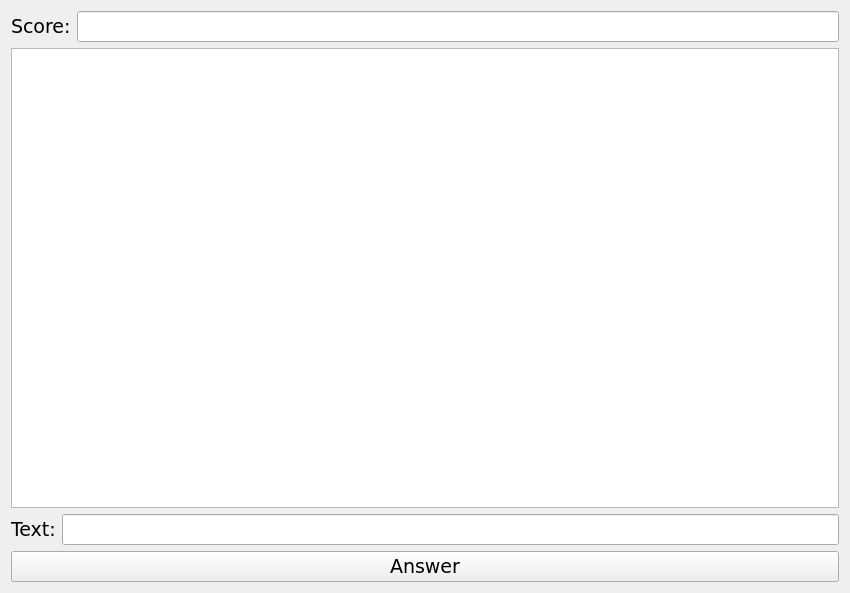
<?xml version="1.0" encoding="UTF-8"?>
<ui version="4.0">
 <class>Participant_window</class>
 <widget class="QWidget" name="Participant_window">
  <property name="geometry">
   <rect>
    <x>0</x>
    <y>0</y>
    <width>850</width>
    <height>593</height>
   </rect>
  </property>
  <property name="font">
   <font>
    <family>DejaVu Sans</family>
    <pointsize>14</pointsize>
   </font>
  </property>
  <property name="windowTitle">
   <string>Form</string>
  </property>
  <layout class="QVBoxLayout" name="verticalLayout">
   <item>
    <layout class="QFormLayout" name="formLayout">
     <item row="0" column="0">
      <widget class="QLabel" name="label">
       <property name="text">
        <string>Score:</string>
       </property>
      </widget>
     </item>
     <item row="0" column="1">
      <widget class="QLineEdit" name="score_lineEdit">
       <property name="readOnly">
        <bool>true</bool>
       </property>
      </widget>
     </item>
    </layout>
   </item>
   <item>
    <widget class="QListWidget" name="questions_listWidget"/>
   </item>
   <item>
    <layout class="QFormLayout" name="formLayout_2">
     <item row="0" column="0">
      <widget class="QLabel" name="label_2">
       <property name="text">
        <string>Text:</string>
       </property>
      </widget>
     </item>
     <item row="0" column="1">
      <widget class="QLineEdit" name="answer_lineEdit"/>
     </item>
    </layout>
   </item>
   <item>
    <widget class="QPushButton" name="answer_pushButton">
     <property name="text">
      <string>Answer</string>
     </property>
    </widget>
   </item>
  </layout>
 </widget>
 <resources/>
 <connections/>
</ui>
